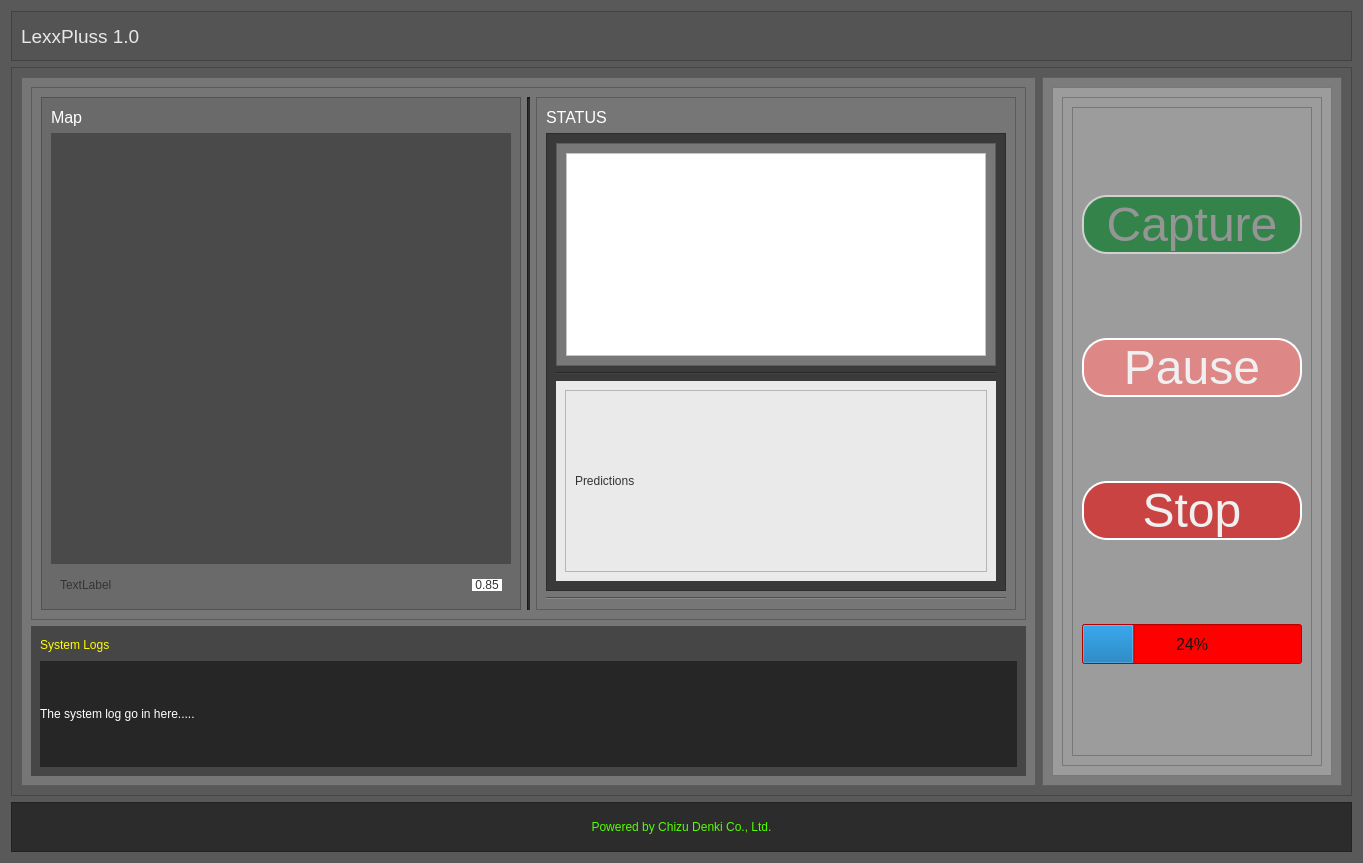
<?xml version="1.0" encoding="UTF-8"?>
<ui version="4.0">
 <class>MainForm</class>
 <widget class="QWidget" name="MainForm">
  <property name="windowModality">
   <enum>Qt::WindowModal</enum>
  </property>
  <property name="geometry">
   <rect>
    <x>0</x>
    <y>0</y>
    <width>1363</width>
    <height>863</height>
   </rect>
  </property>
  <property name="font">
   <font>
    <pointsize>12</pointsize>
   </font>
  </property>
  <property name="windowTitle">
   <string>Form</string>
  </property>
  <property name="styleSheet">
   <string notr="true">background-color: rgb(89, 89, 89);</string>
  </property>
  <layout class="QVBoxLayout" name="verticalLayout_2">
   <item>
    <widget class="QFrame" name="Frame_Title">
     <property name="maximumSize">
      <size>
       <width>16777215</width>
       <height>50</height>
      </size>
     </property>
     <property name="styleSheet">
      <string notr="true">background-color: rgb(84, 84, 84);</string>
     </property>
     <property name="frameShape">
      <enum>QFrame::StyledPanel</enum>
     </property>
     <property name="frameShadow">
      <enum>QFrame::Raised</enum>
     </property>
     <layout class="QHBoxLayout" name="horizontalLayout">
      <item>
       <widget class="QLabel" name="lb_LexxPluss">
        <property name="font">
         <font>
          <family>Tahoma</family>
          <pointsize>14</pointsize>
         </font>
        </property>
        <property name="styleSheet">
         <string notr="true">color: rgb(232, 232, 232);</string>
        </property>
        <property name="text">
         <string>LexxPluss 1.0</string>
        </property>
       </widget>
      </item>
     </layout>
    </widget>
   </item>
   <item>
    <widget class="QFrame" name="frame_2">
     <property name="frameShape">
      <enum>QFrame::StyledPanel</enum>
     </property>
     <property name="frameShadow">
      <enum>QFrame::Raised</enum>
     </property>
     <layout class="QHBoxLayout" name="horizontalLayout_2">
      <item>
       <widget class="QFrame" name="frame_3">
        <property name="styleSheet">
         <string notr="true">background-color: rgb(118, 118, 118);</string>
        </property>
        <property name="frameShape">
         <enum>QFrame::StyledPanel</enum>
        </property>
        <property name="frameShadow">
         <enum>QFrame::Raised</enum>
        </property>
        <layout class="QVBoxLayout" name="verticalLayout_3">
         <item>
          <widget class="QFrame" name="frame_4">
           <property name="styleSheet">
            <string notr="true">color: rgb(52, 52, 52);</string>
           </property>
           <property name="frameShape">
            <enum>QFrame::StyledPanel</enum>
           </property>
           <property name="frameShadow">
            <enum>QFrame::Raised</enum>
           </property>
           <layout class="QHBoxLayout" name="horizontalLayout_3">
            <item>
             <widget class="QFrame" name="frame_6">
              <property name="styleSheet">
               <string notr="true">background-color: rgb(106, 106, 106);</string>
              </property>
              <property name="frameShape">
               <enum>QFrame::StyledPanel</enum>
              </property>
              <property name="frameShadow">
               <enum>QFrame::Raised</enum>
              </property>
              <layout class="QVBoxLayout" name="verticalLayout_5">
               <item>
                <widget class="QLabel" name="label">
                 <property name="maximumSize">
                  <size>
                   <width>16777215</width>
                   <height>20</height>
                  </size>
                 </property>
                 <property name="font">
                  <font>
                   <pointsize>12</pointsize>
                  </font>
                 </property>
                 <property name="styleSheet">
                  <string notr="true">color: rgb(255, 255, 255);</string>
                 </property>
                 <property name="text">
                  <string>Map</string>
                 </property>
                </widget>
               </item>
               <item>
                <widget class="QLabel" name="lb_Map">
                 <property name="styleSheet">
                  <string notr="true">background-color: rgb(74, 74, 74);</string>
                 </property>
                 <property name="text">
                  <string/>
                 </property>
                </widget>
               </item>
               <item>
                <widget class="QWidget" name="widget_2" native="true">
                 <property name="maximumSize">
                  <size>
                   <width>16777215</width>
                   <height>30</height>
                  </size>
                 </property>
                 <layout class="QHBoxLayout" name="horizontalLayout_4">
                  <item>
                   <widget class="QLabel" name="label_5">
                    <property name="text">
                     <string>TextLabel</string>
                    </property>
                   </widget>
                  </item>
                  <item>
                   <widget class="QLabel" name="label_4">
                    <property name="maximumSize">
                     <size>
                      <width>30</width>
                      <height>16777215</height>
                     </size>
                    </property>
                    <property name="styleSheet">
                     <string notr="true">background-color: rgb(255, 255, 255);</string>
                    </property>
                    <property name="text">
                     <string>0.85</string>
                    </property>
                    <property name="alignment">
                     <set>Qt::AlignCenter</set>
                    </property>
                   </widget>
                  </item>
                 </layout>
                </widget>
               </item>
              </layout>
             </widget>
            </item>
            <item>
             <widget class="Line" name="line">
              <property name="styleSheet">
               <string notr="true">color: rgb(22, 22, 22);
background-color: rgb(38, 38, 38);</string>
              </property>
              <property name="lineWidth">
               <number>2</number>
              </property>
              <property name="orientation">
               <enum>Qt::Vertical</enum>
              </property>
             </widget>
            </item>
            <item>
             <widget class="QFrame" name="frame_5">
              <property name="frameShape">
               <enum>QFrame::StyledPanel</enum>
              </property>
              <property name="frameShadow">
               <enum>QFrame::Raised</enum>
              </property>
              <layout class="QVBoxLayout" name="verticalLayout_6">
               <item>
                <widget class="QLabel" name="label_2">
                 <property name="maximumSize">
                  <size>
                   <width>16777215</width>
                   <height>20</height>
                  </size>
                 </property>
                 <property name="font">
                  <font>
                   <pointsize>12</pointsize>
                  </font>
                 </property>
                 <property name="styleSheet">
                  <string notr="true">color: rgb(255, 255, 255);</string>
                 </property>
                 <property name="text">
                  <string>STATUS</string>
                 </property>
                </widget>
               </item>
               <item>
                <widget class="QFrame" name="frame_7">
                 <property name="styleSheet">
                  <string notr="true">background-color: rgb(58, 58, 58);</string>
                 </property>
                 <property name="frameShape">
                  <enum>QFrame::StyledPanel</enum>
                 </property>
                 <property name="frameShadow">
                  <enum>QFrame::Raised</enum>
                 </property>
                 <layout class="QVBoxLayout" name="verticalLayout_7">
                  <item>
                   <widget class="QFrame" name="frame_AMR">
                    <property name="styleSheet">
                     <string notr="true">background-color: rgb(120, 120, 120);</string>
                    </property>
                    <property name="frameShape">
                     <enum>QFrame::StyledPanel</enum>
                    </property>
                    <property name="frameShadow">
                     <enum>QFrame::Raised</enum>
                    </property>
                    <layout class="QHBoxLayout" name="horizontalLayout_10">
                     <item>
                      <widget class="QFrame" name="frame_14">
                       <property name="maximumSize">
                        <size>
                         <width>700</width>
                         <height>16777215</height>
                        </size>
                       </property>
                       <property name="styleSheet">
                        <string notr="true">background-color: rgb(255, 255, 255);</string>
                       </property>
                       <property name="frameShape">
                        <enum>QFrame::StyledPanel</enum>
                       </property>
                       <property name="frameShadow">
                        <enum>QFrame::Raised</enum>
                       </property>
                      </widget>
                     </item>
                    </layout>
                   </widget>
                  </item>
                  <item>
                   <widget class="Line" name="line_3">
                    <property name="orientation">
                     <enum>Qt::Horizontal</enum>
                    </property>
                   </widget>
                  </item>
                  <item>
                   <widget class="QWidget" name="widget_Robot" native="true">
                    <property name="maximumSize">
                     <size>
                      <width>16777215</width>
                      <height>200</height>
                     </size>
                    </property>
                    <property name="styleSheet">
                     <string notr="true">background-color: rgb(234, 234, 234);</string>
                    </property>
                    <layout class="QVBoxLayout" name="verticalLayout_8">
                     <item>
                      <widget class="QFrame" name="lb_rear">
                       <property name="frameShape">
                        <enum>QFrame::StyledPanel</enum>
                       </property>
                       <property name="frameShadow">
                        <enum>QFrame::Raised</enum>
                       </property>
                       <layout class="QHBoxLayout" name="horizontalLayout_9">
                        <item>
                         <widget class="QLabel" name="lb_rear_2">
                          <property name="text">
                           <string>Predictions</string>
                          </property>
                         </widget>
                        </item>
                       </layout>
                      </widget>
                     </item>
                    </layout>
                   </widget>
                  </item>
                 </layout>
                </widget>
               </item>
               <item>
                <widget class="Line" name="line_2">
                 <property name="orientation">
                  <enum>Qt::Horizontal</enum>
                 </property>
                </widget>
               </item>
              </layout>
             </widget>
            </item>
           </layout>
          </widget>
         </item>
         <item>
          <widget class="QWidget" name="widget" native="true">
           <property name="maximumSize">
            <size>
             <width>16777215</width>
             <height>150</height>
            </size>
           </property>
           <property name="styleSheet">
            <string notr="true">background-color: rgb(70, 70, 70);</string>
           </property>
           <layout class="QVBoxLayout" name="verticalLayout_4">
            <item>
             <widget class="QLabel" name="lb_sysLogs">
              <property name="maximumSize">
               <size>
                <width>16777215</width>
                <height>20</height>
               </size>
              </property>
              <property name="styleSheet">
               <string notr="true">color: rgb(255, 255, 0);</string>
              </property>
              <property name="text">
               <string>System Logs</string>
              </property>
             </widget>
            </item>
            <item>
             <widget class="QLabel" name="lb_Logs">
              <property name="styleSheet">
               <string notr="true">background-color: rgb(38, 38, 38);
color: rgb(255, 255, 255);</string>
              </property>
              <property name="text">
               <string>The system log go in here.....</string>
              </property>
             </widget>
            </item>
           </layout>
          </widget>
         </item>
        </layout>
       </widget>
      </item>
      <item>
       <widget class="QFrame" name="frame_StatCtrlPanel">
        <property name="maximumSize">
         <size>
          <width>300</width>
          <height>16777215</height>
         </size>
        </property>
        <property name="styleSheet">
         <string notr="true">background-color: rgb(124, 124, 124);</string>
        </property>
        <property name="frameShape">
         <enum>QFrame::StyledPanel</enum>
        </property>
        <property name="frameShadow">
         <enum>QFrame::Raised</enum>
        </property>
        <layout class="QVBoxLayout" name="verticalLayout_9">
         <item>
          <widget class="QFrame" name="frame_pb">
           <property name="styleSheet">
            <string notr="true">background-color: rgb(156, 156, 156);
color: rgb(21, 21, 21);</string>
           </property>
           <property name="frameShape">
            <enum>QFrame::StyledPanel</enum>
           </property>
           <property name="frameShadow">
            <enum>QFrame::Raised</enum>
           </property>
           <layout class="QVBoxLayout" name="verticalLayout_10">
            <item>
             <widget class="QFrame" name="frame_9">
              <property name="frameShape">
               <enum>QFrame::StyledPanel</enum>
              </property>
              <property name="frameShadow">
               <enum>QFrame::Raised</enum>
              </property>
              <layout class="QVBoxLayout" name="verticalLayout_13">
               <item>
                <widget class="QFrame" name="frame_19">
                 <property name="frameShape">
                  <enum>QFrame::StyledPanel</enum>
                 </property>
                 <property name="frameShadow">
                  <enum>QFrame::Raised</enum>
                 </property>
                 <layout class="QVBoxLayout" name="verticalLayout_14">
                  <item>
                   <widget class="QPushButton" name="pb_Start">
                    <property name="maximumSize">
                     <size>
                      <width>1677215</width>
                      <height>16777215</height>
                     </size>
                    </property>
                    <property name="font">
                     <font>
                      <pointsize>36</pointsize>
                     </font>
                    </property>
                    <property name="cursor">
                     <cursorShape>OpenHandCursor</cursorShape>
                    </property>
                    <property name="layoutDirection">
                     <enum>Qt::LeftToRight</enum>
                    </property>
                    <property name="styleSheet">
                     <string notr="true">border: 2px solid ;
border-color: rgb(209, 209, 209);
border-radius: 25px;

background-color: rgba(52, 131, 74, 1);
color: rgb(149, 149, 149);</string>
                    </property>
                    <property name="text">
                     <string>Capture</string>
                    </property>
                   </widget>
                  </item>
                  <item>
                   <widget class="QPushButton" name="pb_Pause">
                    <property name="maximumSize">
                     <size>
                      <width>16777215</width>
                      <height>16777215</height>
                     </size>
                    </property>
                    <property name="font">
                     <font>
                      <pointsize>36</pointsize>
                     </font>
                    </property>
                    <property name="cursor">
                     <cursorShape>PointingHandCursor</cursorShape>
                    </property>
                    <property name="styleSheet">
                     <string notr="true">border: 2px solid ;
border-color: rgb(255, 255, 255);
border-radius: 25px;

background-color: rgba(221, 135, 135, 1);
color: rgb(240, 240, 240);</string>
                    </property>
                    <property name="text">
                     <string>Pause</string>
                    </property>
                   </widget>
                  </item>
                  <item>
                   <widget class="QPushButton" name="pb_Stop">
                    <property name="font">
                     <font>
                      <pointsize>36</pointsize>
                     </font>
                    </property>
                    <property name="cursor">
                     <cursorShape>PointingHandCursor</cursorShape>
                    </property>
                    <property name="styleSheet">
                     <string notr="true">border: 2px solid ;
border-color: rgb(255, 255, 255);
border-radius: 25px;

background-color:rgba(201, 67, 67, 1);
color: rgb(240, 240, 240);</string>
                    </property>
                    <property name="text">
                     <string>Stop</string>
                    </property>
                   </widget>
                  </item>
                  <item>
                   <widget class="QProgressBar" name="progBar_Battery">
                    <property name="maximumSize">
                     <size>
                      <width>16777215</width>
                      <height>40</height>
                     </size>
                    </property>
                    <property name="font">
                     <font>
                      <pointsize>12</pointsize>
                     </font>
                    </property>
                    <property name="mouseTracking">
                     <bool>false</bool>
                    </property>
                    <property name="tabletTracking">
                     <bool>true</bool>
                    </property>
                    <property name="contextMenuPolicy">
                     <enum>Qt::NoContextMenu</enum>
                    </property>
                    <property name="styleSheet">
                     <string notr="true">background-color: rgb(255, 0, 0);</string>
                    </property>
                    <property name="value">
                     <number>24</number>
                    </property>
                    <property name="invertedAppearance">
                     <bool>false</bool>
                    </property>
                    <property name="textDirection">
                     <enum>QProgressBar::TopToBottom</enum>
                    </property>
                   </widget>
                  </item>
                 </layout>
                </widget>
               </item>
              </layout>
             </widget>
            </item>
           </layout>
          </widget>
         </item>
        </layout>
       </widget>
      </item>
     </layout>
    </widget>
   </item>
   <item>
    <widget class="QFrame" name="frame_subscript">
     <property name="maximumSize">
      <size>
       <width>16777215</width>
       <height>50</height>
      </size>
     </property>
     <property name="styleSheet">
      <string notr="true">background-color: rgb(44, 44, 44);</string>
     </property>
     <property name="frameShape">
      <enum>QFrame::StyledPanel</enum>
     </property>
     <property name="frameShadow">
      <enum>QFrame::Raised</enum>
     </property>
     <layout class="QVBoxLayout" name="verticalLayout">
      <item>
       <widget class="QLabel" name="lb_subscript">
        <property name="font">
         <font>
          <bold>false</bold>
         </font>
        </property>
        <property name="styleSheet">
         <string notr="true">color: rgb(85, 255, 0);</string>
        </property>
        <property name="text">
         <string>Powered by Chizu Denki Co., Ltd.</string>
        </property>
        <property name="alignment">
         <set>Qt::AlignCenter</set>
        </property>
       </widget>
      </item>
     </layout>
    </widget>
   </item>
  </layout>
 </widget>
 <resources/>
 <connections/>
</ui>
